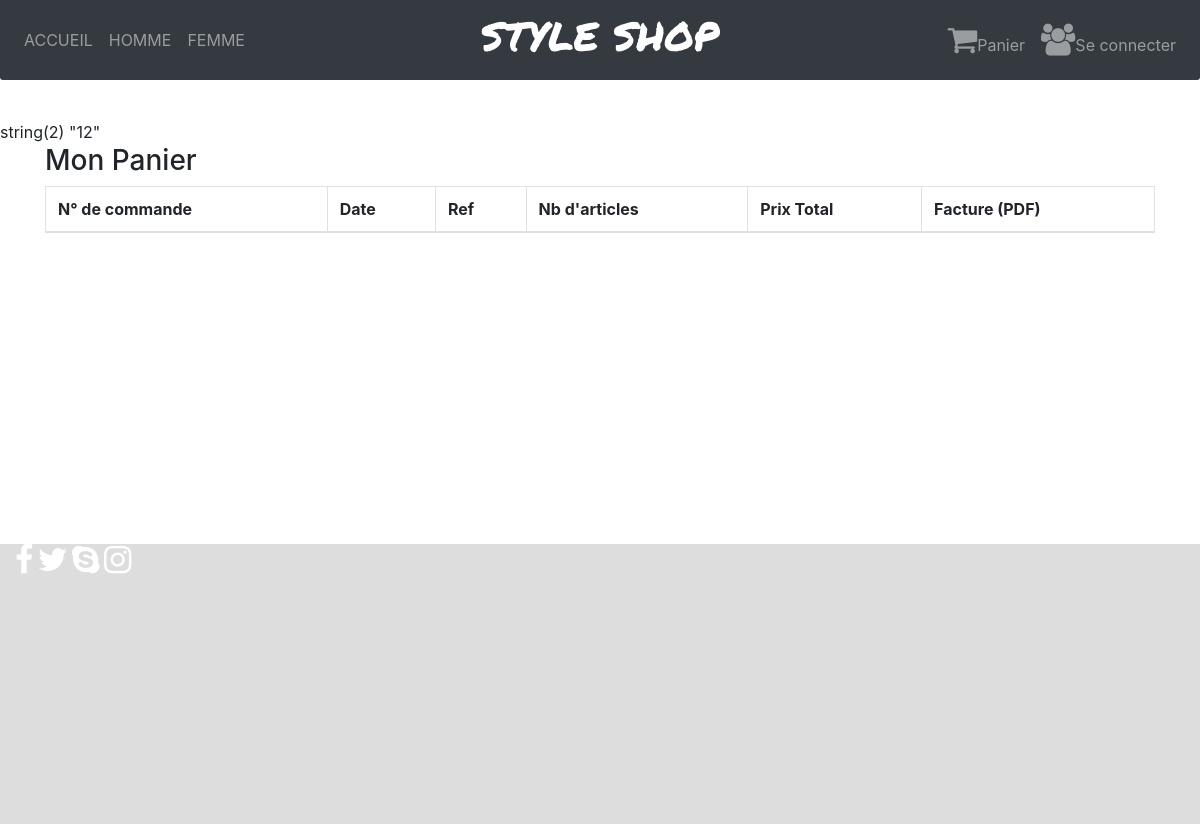
The app's page /index.php?action=userPage (signed in), older data.
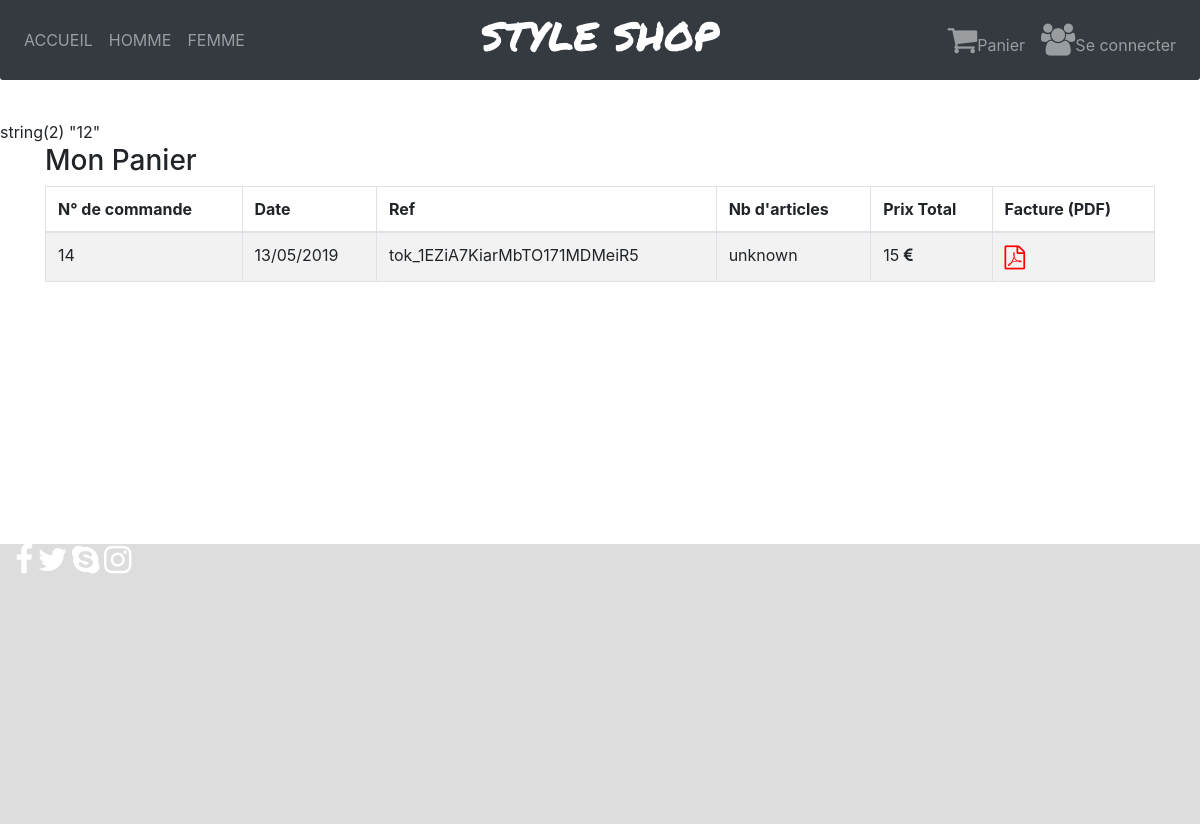
The same page, newer data.
### tables this page shows
CREATE TABLE IF NOT EXISTS `shoporder` (
  `id` int(11) NOT NULL AUTO_INCREMENT,
  `userId` int(11) NOT NULL,
  `userShippingAdressId` int(11) NOT NULL,
  `billingAdressSameAs` tinyint(1) NOT NULL,
  `token` varchar(255) NOT NULL,
  `totalPrice` int(50) NOT NULL,
  `date` date NOT NULL,
  PRIMARY KEY (`id`)
);

### controller/controller.php (called while the page is built, shortened)
<?php
require_once('model/orderManager.php');
function userPage($userId) {
    include('model/db.php');
    var_dump($userId);
    $orderManager = new OrderManager($db);
    $dataOrder = $orderManager->getListFromUser($userId);
    require('view/user/userView.php');
}

### model/orderManager.php (called while the page is built, shortened)
<?php
class OrderManager
{
	private $_db;
	public function __construct($db)
	{
		$this->_db = $db;
	}
	public function getListFromUser($userId){
		$request = $this->_db ->prepare('SELECT id, userId, userShippingAdressId, billingAdressSameAs,token,totalPrice, DATE_FORMAT(date, \'%d/%m/%Y\') AS dateFr FROM shoporder WHERE userId = :userId ');
		$request->bindValue(':userId', $userId);
	    $request->execute();
		return $request;
	}
}

### view/user/userView.php (the view, shortened to what this page needs)
<div class="table-responsive">
<table class="table table-bordered table-striped table-condensed">
<h3>Mon Panier</h3>
	<thead>
		<tr>
			<th>N° de commande</th>
			<th>Date</th>
			<th>Ref</th>
			<th>Nb d'articles</th>
			<th>Prix Total</th>
            <th>Facture (PDF)</th>
		</tr>
	</thead>
		<tbody>
			<?php while ($data = $dataOrder->fetch()) {
      		?>
      	<tr>
				<td><?php echo $data['id']; ?></td>
				<td><?php echo $data['dateFr']; ?></td>
				<td><?php echo $data['token']; ?></td>
                <td><?php echo 'unknown' ?></td>
                <td><?php echo $data['totalPrice']; ?> <em class="fa fa-euro"></em></td>
                <td><a href='index.php?action=downloadBill&amp;orderId=<?php echo $data['id']; ?>'> <i class="fa fa-file-pdf-o" style='font-size:24px; color:red'></i></a></td>
                </tr>
                <?php
  }
?>
			</tbody>
	</table>
</div>
	<?php $content = ob_get_clean();
require ('view/template.php');
?>

### index.php (shortened to what this page needs)
<?php
require ('controller/controller.php');
try {
    if (isset($_GET['action']))
        {
            if ($_GET['action'] == 'home')
            {
                home();
            }
            elseif ($_GET['action'] == 'downloadBill' && isset($_GET['orderId'])) {
                downloadBill($_GET['orderId']);
            }
            elseif ($_GET['action'] == 'userPage') {
                userPage($_SESSION['userId']);
            }
            elseif ($_GET['action'] == 'cartPage')
            {
                cartPage();
            }
            elseif ($_GET['action'] == 'connexion' && isset($_POST['login']))
            {
            $login = $_POST['login'];
            $password = $_POST['password'];
            authentication($login, $password);
            }
            elseif ($_GET['action'] == 'authenticationPage')
            {
                authenticationPage();
		}
	elseif ($_GET['action'] == 'subscribePage')
		{
		subscribePage();
        }
        elseif ($_GET['action'] == 'addProductPage')
		{
		addProductPage();
}
        }
  else{
    home();
  }
    }
catch(Exception $e) {
  echo 'Erreur : ' . $e->getMessage();
}

### view/template.php (shortened to what this page needs)
<!DOCTYPE html>
<html lang="fr">
    <head>
        <link rel="stylesheet" href="https://maxcdn.bootstrapcdn.com/bootstrap/4.0.0/css/bootstrap.min.css">
        <link href="https://maxcdn.bootstrapcdn.com/font-awesome/4.3.0/css/font-awesome.min.css" rel="stylesheet">
        <link rel="stylesheet" type="text/css" href="public/css/base.css">
        <link rel="stylesheet" type="text/css" href="public/css/layout.css">
        <link rel="stylesheet" type="text/css" href="public/css/module/module.css">
        <link rel="stylesheet" type="text/css" href="public/css/module/chargeStyle.css">
    </head>
    <body class='body' style='padding-top: 15vh !important;'>
        <nav>
        	<?php require_once ('nav.php'); ?>
        </nav>
        <main class='l-main'>
        	<div class="container">
            	<?php echo $content ?>
       		</div>
    	</main>
        <footer class='l-footer footer'>
            <div class="jumbotron footer-jumbotron">
            <div class="container-fluid">
                <div class="row">
                    <div class="footer-social-media col">
                        <em class="fa fa-facebook">
                        </em>
                        <em class="fa fa-twitter">
                        </em>
                        <em class="fa fa-skype">
                        </em>
                        <em class="fa fa-instagram">
                        </em>
                    </div>
                    <div class="aPropos col">
                    </div>
                </div>
            </div>
        </footer>
    </body>
</html>

### view/nav.php (shortened to what this page needs)
<div class="navbar navbar-expand-sm bg-dark navbar-dark fixed-top">
<a class="navbar-brand" href="#"><h2 class='website-title'>STYLE SHOP</h2></a>
  <div class="collapse navbar-collapse" id="collapsibleNavbar">
  <ul class="navbar-nav">
    <li class="nav-product"> <a class="nav-link" href="index.php?action=home">ACCUEIL</a> </li>
    <li class="nav-product"> <a class="nav-link" href="#">HOMME</a> </li>
    <li class="nav-product"> <a class="nav-link" href="#">FEMME</a> </li>
  </ul>
  <ul class="navbar-nav ml-auto">
  <li class="nav-product"><a class="nav-link" href="index.php?action=cartPage"><i class="fa fa-shopping-cart nav-icon"></i>Panier</a></li>
  <?php if (isset($_SESSION['login']) && isset($_SESSION['admin']))
  	{
  		if($_SESSION['admin'] == TRUE){ ?>
  		<li class="nav-product"><a class="nav-link" href="index.php?action=adminPage">Espace Admin</a></li>
  		<?php
         }
      elseif($_SESSION['admin'] == FALSE)
      { ?>
          <li class="nav-product"><a class="nav-link" href="index.php?action=userPage"><i class="fa fa-users nav-icon"></i>Se connecter</a></li>
          <?php
    }
  }
  	else
  	{
  		?>
  	 <li class="nav-product"><a class="nav-link" href="index.php?action=authenticationPage">Connection</a></li>
  	 <?php
  	}
 ?>
  	</ul>
  </div>
  </div>

### public/css/base.css (style rules this page uses)
.body { padding-top : 50px !important; margin : 0 !important; padding : 0 !important; }

### public/css/layout.css (style rules this page uses)
.l-footer { height: 35vh !important; margin : 0; padding : 0; }
.l-main { min-height: 50vh !important; }

### public/css/module/module.css (style rules this page uses)
.website-title { font-family: 'Permanent Marker'; font-size: 2em; }
.navbar { height : 5rem; border-radius: 0px 0px 3px 3px; }
.navbar-brand { position : absolute; left : 50%; transform: translateX(-50%); }
.nav-icon { font-size : 2em; }
.footer { background-color : #dddddd; }
.footer-jumbotron { width: 100%; background-color : transparent; padding : 0 !important; margin : 0 !important; height : 100% !important; }
.footer-social-media .fa { color : white; font-size : 2em; }

Row changes from the older to the newer data that the page shows:
added shoporder: id "14", dateFr "13/05/2019", token "tok_1EZiA7KiarMbTO171MDMeiR5", totalPrice "15"
